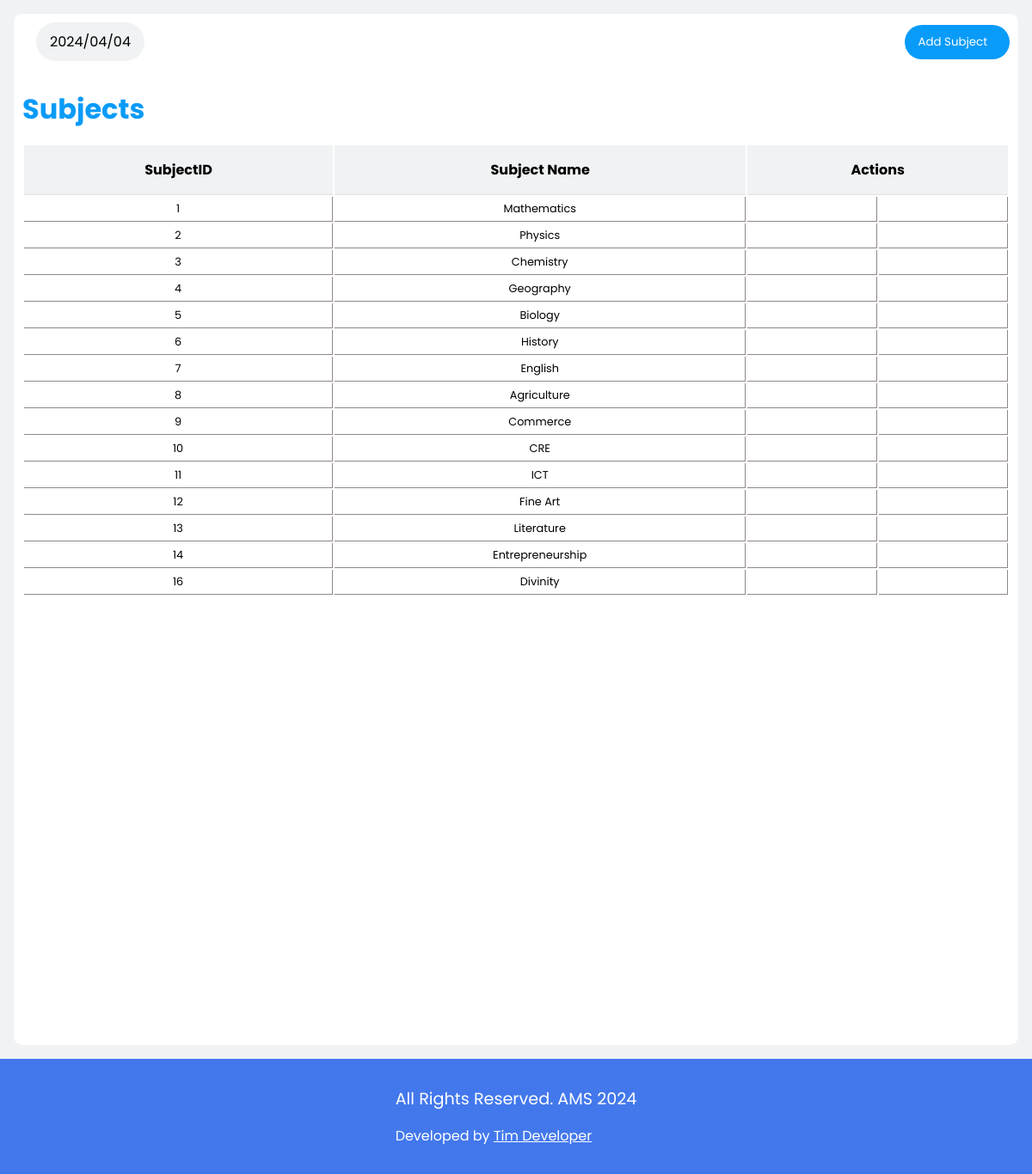
Page /admin_account/subjects.php (signed in) on the committed database.
### tables this page shows
CREATE TABLE IF NOT EXISTS `subjects` (
  `SubjectID` int NOT NULL AUTO_INCREMENT,
  `Subjectname` varchar(50) NOT NULL,
  PRIMARY KEY (`SubjectID`)
);

### functions.php (called while the page is built, shortened)
<?php
include "connection.php";
function fetchSubjects()
{
    global $conn;
    $sql = "SELECT * FROM `subjects`";
    $res = mysqli_query($conn, $sql);
    $subjects = [];
    while ($row = mysqli_fetch_assoc($res)) {
        $subjects[] = $row;
    }
    return $subjects;
}

### admin_account/subjects.php (the view, shortened to what this page needs)
<?php
include "../functions.php";
?>
<!DOCTYPE html>
<html lang="en">
<head>
    <link rel="stylesheet" href="../styles.css">
</head>
<body>
    <div class="view-activity">
        <div class="container">
            <div class="top">
                <div class="west">
                    <div class="date">
                        <?php echo date("Y/m/d") ?>
                    </div>
                </div>
                <div class="right">
                    <a href="add-subject.php">
                        <button>Add Subject<span class="iconify" data-icon="mdi:account-add"></span></button>
                    </a>
                </div>
            </div>
            <h1 style="color: var(--color-primary); margin-top: 2rem;">Subjects</h1>
            <div class="view-activity-table">
                <table>
                    <tr>
                        <th>SubjectID</th>
                        <th>Subject Name</th>
                        <th colspan="2">Actions</th>
                    </tr>
                    <?php
                    $getSubjects = fetchSubjects();
                    foreach ($getSubjects as $subject) :
                    ?>
                        <tr>
                            <td><?php echo $subject['SubjectID'] ?></td>
                            <td><?php echo $subject['Subjectname'] ?></td>
                            <td>
                            </td>
                            <td>
                                <form action="subjects.php" method="post" onsubmit="return confirm('Are you sure you want to delete this record? Please not that this action is irreversible!!')">
                                </form>
                            </td>
                        </tr>
                    <?php endforeach; ?>
                </table>
            </div>
        </div>
    </div>
    <?php include "../footer.php"; ?>
</body>
</html>

### styles.css (style rules this page uses)
* { margin: 0; border: 0; padding: 0; box-sizing: border-box; font-family: 'Poppins', sans-serif; }
a { text-decoration: none; }
:root { --box-shadow: 0 10px 1rem rgba(205, 231, 238, 0.5); --color-bg: #4378ec; --background: #f0f2f3; --color-white: #ffffff; --color-primary: #099BF8; --color-text-muted: #9e9292; --color-bg-secondary: #779be9; --pending-cards-bg: #d2dffc; --darker-tint_1: #5E3494; }
button { cursor: pointer; }
.student_acc #home .container .att_td td, th { text-align: center; padding: 1rem; border-bottom: 1px solid rgb(231, 226, 226); }
.container { width: 85%; border-radius: 10px; background-color: var(--color-white); padding: 10px; }
.view-activity { padding: 1rem; display: flex; width: 100%; gap: 1rem; justify-content: space-between; background-color: var(--background); overflow: hidden; position: relative; }
.view-activity .container { background-color: var(--color-white); border-radius: 10px; padding: 10px; width: 100%; }
.view-activity .container .top { width: 100%; display: flex; justify-content: space-between; align-items: center; }
.view-activity .container .top .west { gap: 1rem; display: flex; align-items: center; }
.view-activity .container .top .right { display: flex; align-items: center; }
.view-activity .container .top .west .date { border-radius: 50px; background-color: #f0f2f3; padding: 10px 1rem; }
.view-activity .container .top .right button { padding: 10px 1rem; position: relative; background-color: var(--color-primary); color: var(--color-white); display: flex; margin-left: 40px; cursor: pointer; align-items: center; gap: 10px; border-radius: 50px; transition: all 0.5s ease; }
.view-activity .container .view-activity-table { margin-top: 1rem; width: 100%; display: flex; flex-direction: column; }
.view-activity .container .view-activity-table th { font-size: 1; background-color: var(--background); }
.view-activity .container .view-activity-table td { color: #000; padding: 5px 5px; font-size: 0.8rem; border-right: 1px solid rgb(145, 135, 135); border-bottom: 1px solid rgb(145, 135, 135); text-align: center; }

### rows in the picture
subjects: SubjectID "1", Subjectname "Mathematics"
subjects: SubjectID "2", Subjectname "Physics"
subjects: SubjectID "3", Subjectname "Chemistry"
subjects: SubjectID "4", Subjectname "Geography"
subjects: SubjectID "5", Subjectname "Biology"
subjects: SubjectID "6", Subjectname "History"
subjects: SubjectID "7", Subjectname "English"
subjects: SubjectID "8", Subjectname "Agriculture"
subjects: SubjectID "9", Subjectname "Commerce"
subjects: SubjectID "10", Subjectname "CRE"
subjects: SubjectID "11", Subjectname "ICT"
subjects: SubjectID "12", Subjectname "Fine Art"
subjects: SubjectID "13", Subjectname "Literature"
subjects: SubjectID "14", Subjectname "Entrepreneurship"
subjects: SubjectID "16", Subjectname "Divinity"
